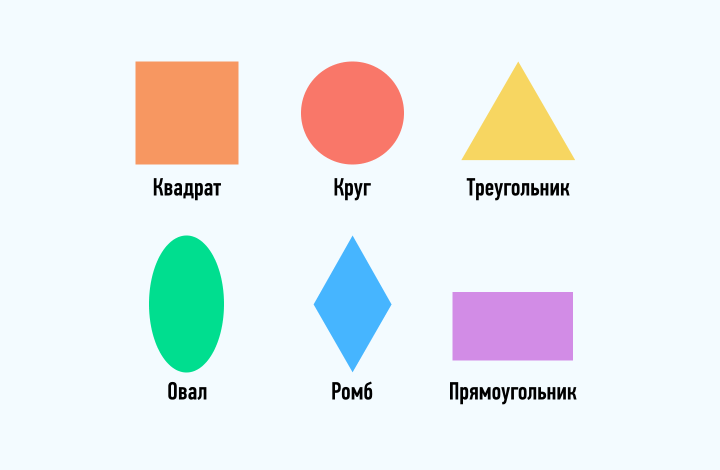
#> input picture Practice tasks/-Python-Practice-18/figures.png, 1440 x 939 px (shown at 1/2 size)
$ python 3.py
#> lines starting #> are read from the running program, lines starting #| are printed output that depends on the picture
from PIL import Image

img = Image.open("figures.png")
#> img is the input picture: PIL image 1440x939 RGBA; mean R, G, B, A 231.7, 237.1, 238, 255
img = img.crop((271, 123, 476, 401))
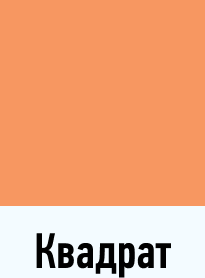
#> img: PIL image 205x278 RGBA; mean R, G, B, A 236.6, 167.3, 128.1, 255
img.save("cube.png")
